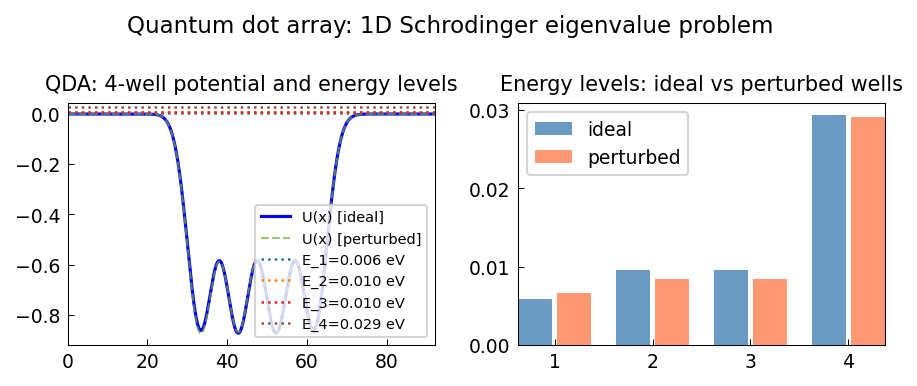

Recreate this plot in Python.
"""Model of a quantum dot array for solar energy.

Solves the 1D Schrodinger eigenvalue problem for a quantum dot array (QDA),
modelling electrons in periodic potential wells with piecewise-constant
effective mass (InAs wells in GaAs barrier material).

Credit: Chebfun example ode-eig/SolarQDA.m (Toby Driscoll, May 2011).
Original MATLAB Chebfun: Copyright 2017 by The University of Oxford and
The Chebfun Developers. See https://www.chebfun.org/ for Chebfun information.
"""
import os

os.environ.setdefault("XLA_PYTHON_CLIENT_PREALLOCATE", "false")

import matplotlib

matplotlib.use("Agg")
import os
import sys

import jax.numpy as jnp
import matplotlib.pyplot as plt
import numpy as np

sys.path.insert(0, os.path.join(os.path.dirname(__file__), '..', '..', 'src'))

import chebfunjax as cj
from chebfunjax.operators.chebop import Chebop


def run():
    print("=" * 60)
    print("Quantum dot array: Schrodinger eigenvalue problem")
    print("=" * 60)

    # Physical constants (SI)
    hbar = 1.054e-34   # J*s
    eV = 1.602e-19     # J per eV
    me = 9.109e-31     # kg

    # Effective masses (kg) for InAs (well) and GaAs (barrier)
    m_well = 0.022 * me   # InAs
    m_barrier = 0.067 * me  # GaAs

    # Convert to energy in eV and length in nm:
    # Use dimensionless units: energy in eV, length in nm
    # hbar^2/(2m_barrier) in eV*nm^2
    hbar2_over_2m = (hbar**2 / (2.0 * m_barrier)) / (eV * 1e-18)  # eV*nm^2
    mass_ratio = m_barrier / m_well  # ratio of barrier to well mass

    numwell = 4
    width = 6.5    # nm, well width
    depth = 0.85   # eV, well depth
    spacing = 3.0  # nm, barrier width

    print("\nQDA parameters:")
    print(f"  {numwell} wells, width={width} nm, depth={depth} eV, spacing={spacing} nm")
    print(f"  hbar^2/(2m_GaAs) = {hbar2_over_2m:.4f} eV*nm^2")

    # Build piecewise-constant potential on fine grid
    # Layout: [left_buffer | well | spacing | well | ... | well | right_buffer]
    left_buf = 10 * spacing
    right_buf = 9 * spacing
    total_width = left_buf + numwell * width + (numwell - 1) * spacing + right_buf

    x_fine = np.linspace(0, total_width, 5000)
    U_fine = np.zeros_like(x_fine)
    m_fine = m_barrier * np.ones_like(x_fine)  # effective mass

    # Place wells
    well_starts = [left_buf + i * (width + spacing) for i in range(numwell)]
    for ws in well_starts:
        mask = (x_fine >= ws) & (x_fine < ws + width)
        U_fine[mask] = -depth          # well depth (negative = attractive)
        m_fine[mask] = m_well

    dom_nm = (0.0, total_width)
    print(f"  Domain: [{dom_nm[0]:.1f}, {dom_nm[1]:.1f}] nm")

    # Build Schrodinger operator using smooth Gaussian-well approximation.
    # Piecewise-constant wells are replaced by smooth Gaussians (width sigma=width/2)
    # so Chebfun can represent the potential without convergence issues.
    hbar2_m = float(hbar2_over_2m)
    sigma_well = float(width) / 2.0
    well_centers = [float(ws + width / 2.0) for ws in well_starts]

    def U_smooth(x):
        return -depth * sum(jnp.exp(-0.5 * ((x - wc) / sigma_well)**2)
                            for wc in well_centers)

    U_cf = cj.chebfun(U_smooth, domain=dom_nm)
    # Rebuild U_fine using smooth approximation for plotting
    U_fine_smooth = sum(
        -depth * np.exp(-0.5 * ((x_fine - wc) / sigma_well)**2)
        for wc in well_centers
    )

    # Scale: use hbar^2/(2m_barrier) factor; lengths in nm, energies in eV
    L_qda = Chebop(
        lambda x, u: -hbar2_m * u.diff(2) + U_cf * u,
        domain=dom_nm,
    )
    L_qda.lbc = 0.0
    L_qda.rbc = 0.0

    k = numwell
    print(f"\nComputing {k} lowest energy levels ...")
    lams = L_qda.eigs(k=k)
    energies = np.sort(np.real(np.array(lams)))
    print("\nEnergy levels (eV):")
    for i, E in enumerate(energies):
        print(f"  E_{i+1} = {E:.6f} eV")
    assert len(energies) == k, f"Expected {k} eigenvalues"

    # --- Perturbed wells (2% variance in depth) ---
    print("\nPerturbed wells (2% depth fluctuation):")
    rng = np.random.default_rng(1138)
    deltas = [float(0.017 * rng.standard_normal()) for _ in range(numwell)]
    depths_p = [-depth * (1.0 + d) for d in deltas]
    U_perturb_fine = sum(
        dp * np.exp(-0.5 * ((x_fine - wc) / sigma_well)**2)
        for dp, wc in zip(depths_p, well_centers)
    )

    def U_perturb_smooth(x):
        return sum(float(dp) * jnp.exp(-0.5 * ((x - float(wc)) / sigma_well)**2)
                   for dp, wc in zip(depths_p, well_centers))

    U_perturb_cf = cj.chebfun(U_perturb_smooth, domain=dom_nm)

    L_qda_p = Chebop(
        lambda x, u: -hbar2_m * u.diff(2) + U_perturb_cf * u,
        domain=dom_nm,
    )
    L_qda_p.lbc = 0.0; L_qda_p.rbc = 0.0
    lams_p = L_qda_p.eigs(k=k)
    energies_p = np.sort(np.real(np.array(lams_p)))
    print(f"  Perturbed energies: {energies_p}")

    energy_shift = np.max(np.abs(energies_p - energies))
    print(f"  Max energy shift from perturbation: {energy_shift:.4f} eV")

    # --- Plot -----------------------------------------------------------
    _here = os.path.dirname(os.path.abspath(__file__))
    fig, axes = plt.subplots(1, 2)

    # Potential and energy levels
    axes[0].plot(x_fine, U_fine_smooth, 'b', linewidth=1.5, label="U(x) [ideal]")
    axes[0].plot(x_fine, U_perturb_fine, color='#77AC30', linestyle='--', linewidth=1.0, alpha=0.7, label="U(x) [perturbed]")
    colors = plt.cm.tab10(np.linspace(0, 0.5, k))
    for i in range(k):
        axes[0].axhline(energies[i], color=colors[i], linewidth=1.2, linestyle=':',
                        label=f"E_{i+1}={energies[i]:.3f} eV")
    axes[0].set_title(f"QDA: {numwell}-well potential and energy levels", fontsize=10)
    axes[0].legend(fontsize=7, loc='lower right')

    # Energy comparison: ideal vs perturbed
    x_pos = np.arange(1, k+1)
    axes[1].bar(x_pos - 0.2, energies, width=0.35, color='steelblue', alpha=0.8, label="ideal")
    axes[1].bar(x_pos + 0.2, energies_p, width=0.35, color='coral', alpha=0.8, label="perturbed")
    axes[1].set_title("Energy levels: ideal vs perturbed wells", fontsize=10)
    axes[1].legend(fontsize=9)
    axes[1].set_xticks(x_pos)

    fig.suptitle("Quantum dot array: 1D Schrodinger eigenvalue problem", fontsize=11)
    fig.tight_layout()
    fig.savefig(os.path.join(_here, "solar_qda.png"), dpi=150, bbox_inches="tight")
    plt.close(fig)

    print("\nAll assertions passed.")
    return True

if __name__ == "__main__":
    run()
